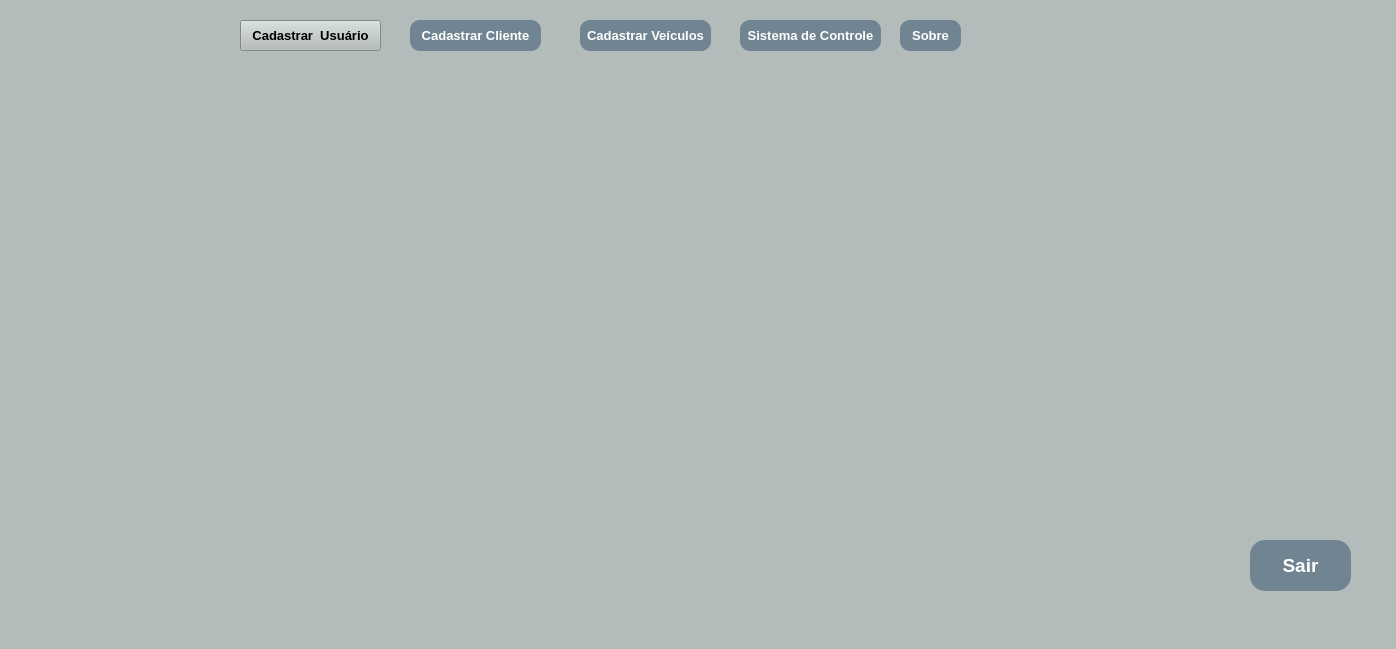
<?xml version="1.0" encoding="UTF-8"?>
<ui version="4.0">
 <class>Tela_Principal</class>
 <widget class="QMainWindow" name="Tela_Principal">
  <property name="geometry">
   <rect>
    <x>0</x>
    <y>0</y>
    <width>1396</width>
    <height>649</height>
   </rect>
  </property>
  <property name="windowTitle">
   <string>MainWindow</string>
  </property>
  <property name="styleSheet">
   <string notr="true">background-color: rgb(179, 188, 186);</string>
  </property>
  <widget class="QWidget" name="centralwidget">
   <widget class="QPushButton" name="pushButton_3">
    <property name="geometry">
     <rect>
      <x>580</x>
      <y>20</y>
      <width>131</width>
      <height>31</height>
     </rect>
    </property>
    <property name="font">
     <font>
      <pointsize>10</pointsize>
      <weight>75</weight>
      <bold>true</bold>
     </font>
    </property>
    <property name="cursor">
     <cursorShape>PointingHandCursor</cursorShape>
    </property>
    <property name="styleSheet">
     <string notr="true">QPushButton{

	color: rgb(255, 255, 255);
	background-color: rgb(112, 133, 145);
	border-radius:10px
} 

QPushButton:hover{

	color:rgb(112, 133, 145); 
	background-color:rgb(255, 255, 255);
	border-radius:10px
}</string>
    </property>
    <property name="text">
     <string>Cadastrar Veículos</string>
    </property>
   </widget>
   <widget class="QPushButton" name="pushButton_">
    <property name="geometry">
     <rect>
      <x>240</x>
      <y>20</y>
      <width>141</width>
      <height>31</height>
     </rect>
    </property>
    <property name="font">
     <font>
      <pointsize>10</pointsize>
      <weight>75</weight>
      <bold>true</bold>
     </font>
    </property>
    <property name="cursor">
     <cursorShape>PointingHandCursor</cursorShape>
    </property>
    <property name="styleSheet">
     <string notr="true">QPushButton{

	color: rgb(255, 255, 255);
	background-color: rgb(112, 133, 145);
	border-radius:10px
} 

QPushButton:hover{

	color:rgb(112, 133, 145); 
	background-color:rgb(255, 255, 255);
	border-radius:10px
}

gridline-color: rgb(156, 255, 209);</string>
    </property>
    <property name="text">
     <string>Cadastrar  Usuário</string>
    </property>
   </widget>
   <widget class="QPushButton" name="pushButton_5">
    <property name="geometry">
     <rect>
      <x>740</x>
      <y>20</y>
      <width>141</width>
      <height>31</height>
     </rect>
    </property>
    <property name="font">
     <font>
      <pointsize>10</pointsize>
      <weight>75</weight>
      <bold>true</bold>
     </font>
    </property>
    <property name="cursor">
     <cursorShape>PointingHandCursor</cursorShape>
    </property>
    <property name="styleSheet">
     <string notr="true">QPushButton{

	color: rgb(255, 255, 255);
	background-color: rgb(112, 133, 145);
	border-radius:10px
} 

QPushButton:hover{

	color:rgb(112, 133, 145); 
	background-color:rgb(255, 255, 255);
	border-radius:10px
}</string>
    </property>
    <property name="text">
     <string>Sistema de Controle</string>
    </property>
   </widget>
   <widget class="QPushButton" name="pushButton_2">
    <property name="geometry">
     <rect>
      <x>410</x>
      <y>20</y>
      <width>131</width>
      <height>31</height>
     </rect>
    </property>
    <property name="font">
     <font>
      <pointsize>10</pointsize>
      <weight>75</weight>
      <bold>true</bold>
     </font>
    </property>
    <property name="cursor">
     <cursorShape>PointingHandCursor</cursorShape>
    </property>
    <property name="styleSheet">
     <string notr="true">QPushButton{

	color: rgb(255, 255, 255);
	background-color: rgb(112, 133, 145);
	border-radius:10px
} 

QPushButton:hover{

	color:rgb(112, 133, 145); 
	background-color:rgb(255, 255, 255);
	border-radius:10px
}</string>
    </property>
    <property name="text">
     <string>Cadastrar Cliente</string>
    </property>
   </widget>
   <widget class="QPushButton" name="pushButton_6">
    <property name="geometry">
     <rect>
      <x>900</x>
      <y>20</y>
      <width>61</width>
      <height>31</height>
     </rect>
    </property>
    <property name="font">
     <font>
      <pointsize>10</pointsize>
      <weight>75</weight>
      <bold>true</bold>
     </font>
    </property>
    <property name="cursor">
     <cursorShape>PointingHandCursor</cursorShape>
    </property>
    <property name="styleSheet">
     <string notr="true">QPushButton{

	color: rgb(255, 255, 255);
	background-color: rgb(112, 133, 145);
	border-radius:10px
} 

QPushButton:hover{

	color:rgb(112, 133, 145); 
	background-color:rgb(255, 255, 255);
	border-radius:10px
}</string>
    </property>
    <property name="text">
     <string>Sobre</string>
    </property>
   </widget>
   <widget class="QPushButton" name="pushButton_7">
    <property name="geometry">
     <rect>
      <x>1250</x>
      <y>540</y>
      <width>101</width>
      <height>51</height>
     </rect>
    </property>
    <property name="font">
     <font>
      <pointsize>14</pointsize>
      <weight>75</weight>
      <bold>true</bold>
     </font>
    </property>
    <property name="cursor">
     <cursorShape>PointingHandCursor</cursorShape>
    </property>
    <property name="styleSheet">
     <string notr="true">QPushButton{

	color: rgb(255, 255, 255);
	background-color: rgb(112, 133, 145);
	border-radius:15px
} 

QPushButton:hover{

	color:rgb(112, 133, 145); 
	background-color:rgb(255, 255, 255);
	border-radius:15px
}</string>
    </property>
    <property name="text">
     <string>Sair</string>
    </property>
   </widget>
   <widget class="QLabel" name="label">
    <property name="geometry">
     <rect>
      <x>0</x>
      <y>10</y>
      <width>1441</width>
      <height>661</height>
     </rect>
    </property>
    <property name="text">
     <string/>
    </property>
    <property name="pixmap">
     <pixmap>bmw-z3-mean-1549766.jpg</pixmap>
    </property>
    <property name="scaledContents">
     <bool>true</bool>
    </property>
   </widget>
   <zorder>label</zorder>
   <zorder>pushButton_3</zorder>
   <zorder>pushButton_</zorder>
   <zorder>pushButton_5</zorder>
   <zorder>pushButton_2</zorder>
   <zorder>pushButton_6</zorder>
   <zorder>pushButton_7</zorder>
  </widget>
  <widget class="QMenuBar" name="menubar">
   <property name="geometry">
    <rect>
     <x>0</x>
     <y>0</y>
     <width>1396</width>
     <height>21</height>
    </rect>
   </property>
  </widget>
  <widget class="QStatusBar" name="statusbar"/>
 </widget>
 <tabstops>
  <tabstop>pushButton_</tabstop>
  <tabstop>pushButton_2</tabstop>
  <tabstop>pushButton_3</tabstop>
  <tabstop>pushButton_5</tabstop>
  <tabstop>pushButton_6</tabstop>
  <tabstop>pushButton_7</tabstop>
 </tabstops>
 <resources/>
 <connections/>
</ui>
